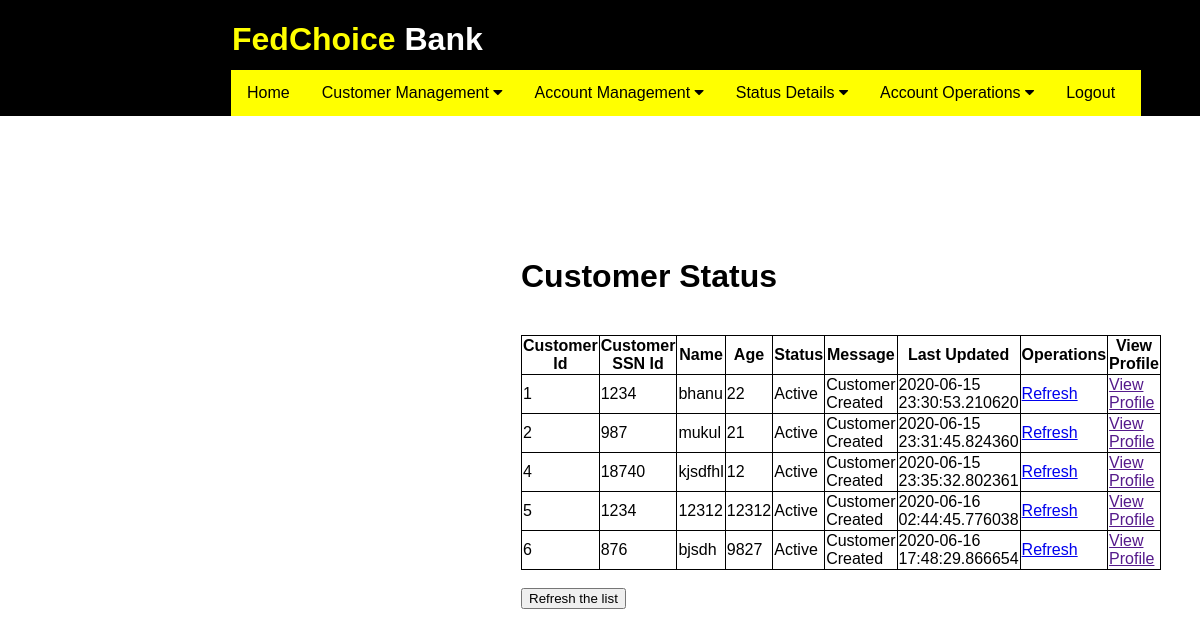
/customer_status (signed in), run on the app's committed database.
### application/routes.py (models this page shows)
class Customers(db.Model):
    id = db.Column(db.Integer, primary_key=True)
    ssn_id = db.Column(db.Integer)
    cname = db.Column(db.String(20))
    age = db.Column(db.Integer)
    address = db.Column(db.Integer)
    state = db.Column(db.String(20))
    city = db.Column(db.String(20))
    cust_msg = db.Column(db.String(30))
    cust_status = db.Column(db.String(20))
    date = db.Column(db.DateTime, default=datetime.now)

### application/routes.py (the view)
@app.route('/customer_status')
def customer_status():
    if 'username' in session:
        customers = Customers.query.all()
        if not customers:
            flash('There are customers')
            return redirect( url_for('cusomer_status') )
        else:
            return render_template( 'customer_status.html', customers = customers )
    else:
        flash('You are logged out. Please login again')
        return redirect( url_for( 'login' ) )
    return render_template('customer_status.html')

### application/templates/customer_status.html (shortened to what this page needs)
{% extends "layout.html" %}
{% block content %}
<div class="form">
    <h1>Customer Status</h1><br>
    <table>
        <tr>
            <th> Customer Id </th>
            <th> Customer SSN Id </th>
            <th> Name </th>
            <th> Age </th>
            <th> Status </th>
            <th> Message </th>
            <th> Last Updated </th>
            <th> Operations </th>
            <th> View Profile </th>
        </tr>
        {% for customer in customers %}
        <tr>
            <td> {{ customer.id }} </td>
            <td> {{ customer.ssn_id }} </td>
            <td> {{ customer.cname }}</td>
            <td> {{ customer.age }}</td>
            <td> {{ customer.cust_status }}</td>
            <td> {{ customer.cust_msg }}</td>
            <td> {{ customer.date }} </td>
            <td> <a href="{{ url_for('customer_status') }}">Refresh</a> </td>
            <td> <a href="">View Profile</a> </td>
        </tr>
        {% endfor %}
    </table>
    <br>
    <button type="submit" value="Refresh the list">Refresh the list</button>
</div>
{% endblock %}

### application/static/css/main.css (style rules this page uses)
html { overflow-y: scroll; overflow-x: hidden; }
body { font-family: Arial, Helvetica, sans-serif; height: 100%; display: flex; flex-direction: column; }
.form { position: absolute; left: 521px; top: 237px; width: 428px; height: 387px; }
table, th, td { border: 1px solid black; border-collapse: collapse; }

### data on the page
Customers: id "1", ssn_id "1234", cname "bhanu", age "22", cust_status "Active", cust_msg "Customer Created", date "2020-06-15 23:30:53.210620"
Customers: id "2", ssn_id "987", cname "mukul", age "21", cust_status "Active", cust_msg "Customer Created", date "2020-06-15 23:31:45.824360"
Customers: id "4", ssn_id "18740", cname "kjsdfhl", age "12", cust_status "Active", cust_msg "Customer Created", date "2020-06-15 23:35:32.802361"
Customers: id "5", ssn_id "1234", cname "12312", age "12312", cust_status "Active", cust_msg "Customer Created", date "2020-06-16 02:44:45.776038"
Customers: id "6", ssn_id "876", cname "bjsdh", age "9827", cust_status "Active", cust_msg "Customer Created", date "2020-06-16 17:48:29.866654"
